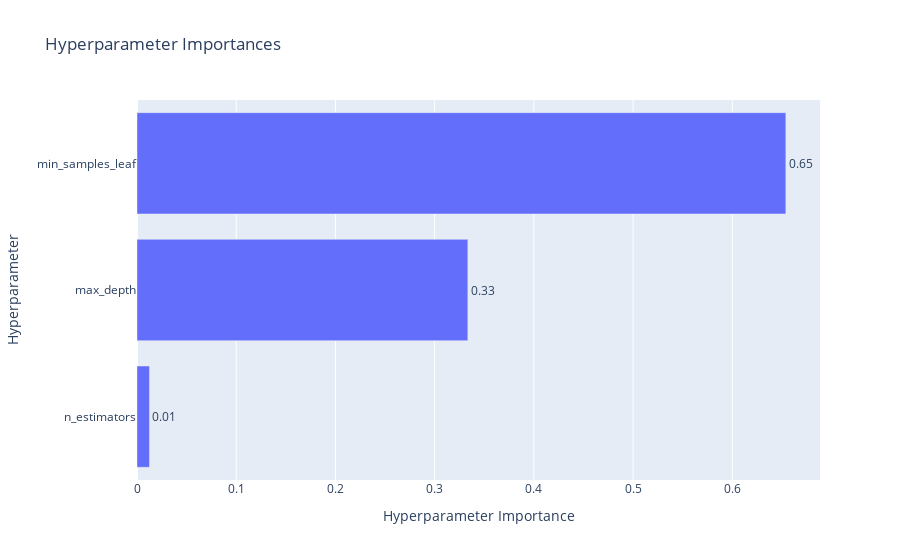

The notebook cell saved with this chart:
### Markdown cell above
График важности гиперпараметров - помогает понять, какие гиперпараметры вносят больший вклад в минимизацию/максимизацию метрики.

### Code cell
optuna.visualization.plot_param_importances(study, target_name="f1_score")

### Figure 1 — Plotly figure (JSON) as saved in the notebook; plotly's stock layout.template omitted (floating-point values rounded to 4 significant figures)
{"data": [{"cliponaxis": false, "hovertemplate": ["n_estimators (IntDistribution): 0.012575213230695768<extra></extra>", "max_depth (IntDistribution): 0.3334519161075642<extra></extra>", "min_samples_leaf (IntDistribution): 0.65397287066174<extra></extra>"], "name": "f1_score", "orientation": "h", "text": ["0.01", "0.33", "0.65"], "textposition": "outside", "type": "bar", "x": [0.01258, 0.3335, 0.654], "y": ["n_estimators", "max_depth", "min_samples_leaf"]}], "layout": {"title": {"text": "Hyperparameter Importances"}, "xaxis": {"title": {"text": "Hyperparameter Importance"}}, "yaxis": {"title": {"text": "Hyperparameter"}}}}
